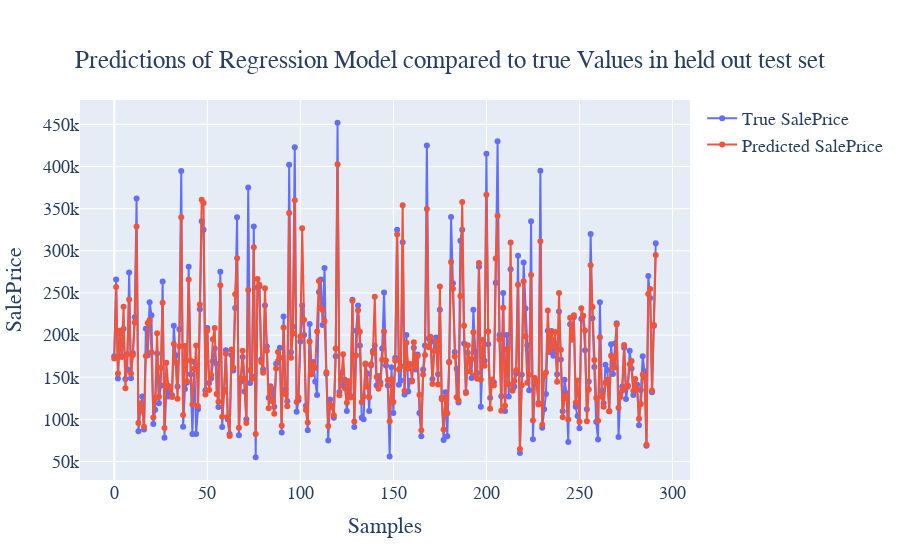
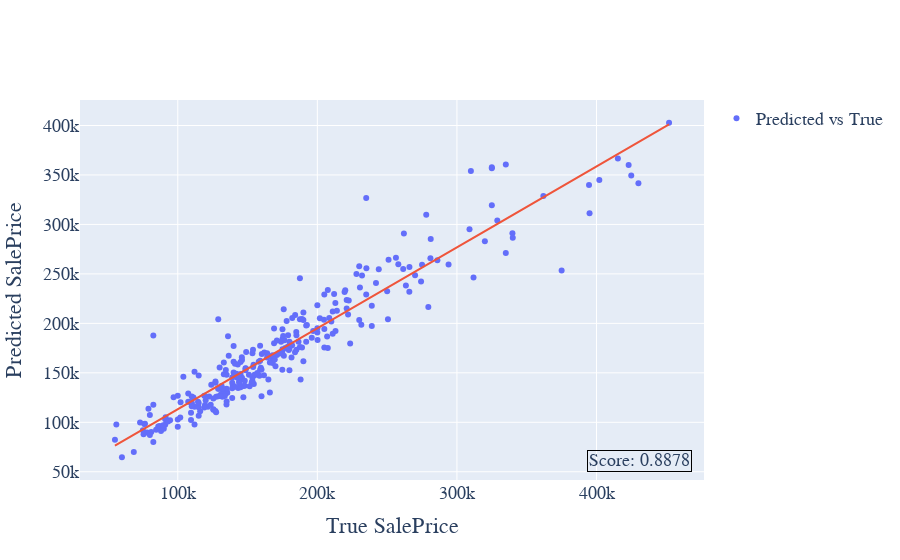

Notebook cell for these charts, in order:
### Markdown cell above
## Regression
To train a model to predict a numerical variable in the data use one of the models setting the target to the desired variable

### Code cell
rf_m = random_forest(df, "SalePrice", excluded_variables=excluded_variables, cv=False)

### Figure 1 — Plotly figure (JSON) as saved in the notebook; plotly's stock layout.template omitted (floating-point values rounded to 4 significant figures; data arrays with more than 128 entries replaced by an {"elided": "..."} marker saying what was removed)
{"data": [{"mode": "markers+lines", "name": "True SalePrice", "type": "scatter", "x": {"elided": "292 int values"}, "y": {"elided": "292 int values"}}, {"mode": "markers+lines", "name": "Predicted SalePrice", "type": "scatter", "x": {"elided": "292 int values"}, "y": {"elided": "292 float values"}}], "layout": {"font": {"family": "Courier New, monospace", "size": 18}, "title": {"text": "Predictions of Regression Model compared to true Values in held out test set", "x": 0.5, "xanchor": "center", "yanchor": "top"}, "xaxis": {"title": {"text": "Samples"}}, "yaxis": {"title": {"text": "SalePrice"}}}}

### Figure 2 — Plotly figure (JSON) as saved in the notebook; plotly's stock layout.template omitted (floating-point values rounded to 4 significant figures; data arrays with more than 128 entries replaced by an {"elided": "..."} marker saying what was removed)
{"data": [{"mode": "markers", "name": "Predicted vs True", "type": "scatter", "x": {"elided": "292 int values"}, "y": {"elided": "292 float values"}}, {"mode": "lines", "showlegend": false, "type": "scatter", "x": {"elided": "292 int values"}, "y": {"elided": "292 float values"}}], "layout": {"annotations": [{"align": "left", "bordercolor": "black", "borderwidth": 1, "showarrow": false, "text": "Score: 0.8878", "x": 0.98, "xref": "paper", "y": 0.02, "yref": "paper"}], "font": {"family": "Courier New, monospace", "size": 18}, "xaxis": {"title": {"text": "True SalePrice"}}, "yaxis": {"title": {"text": "Predicted SalePrice"}}}}
